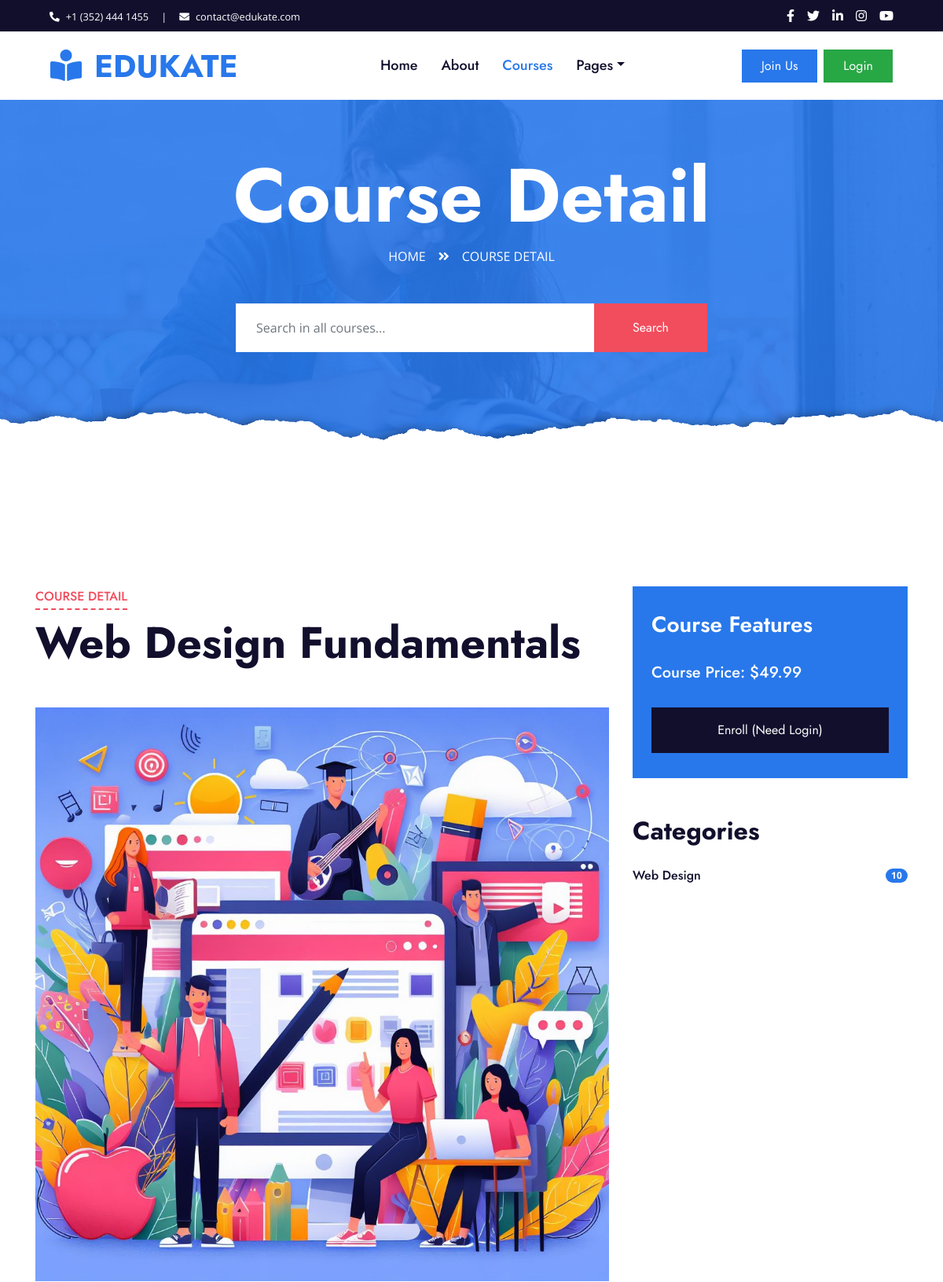
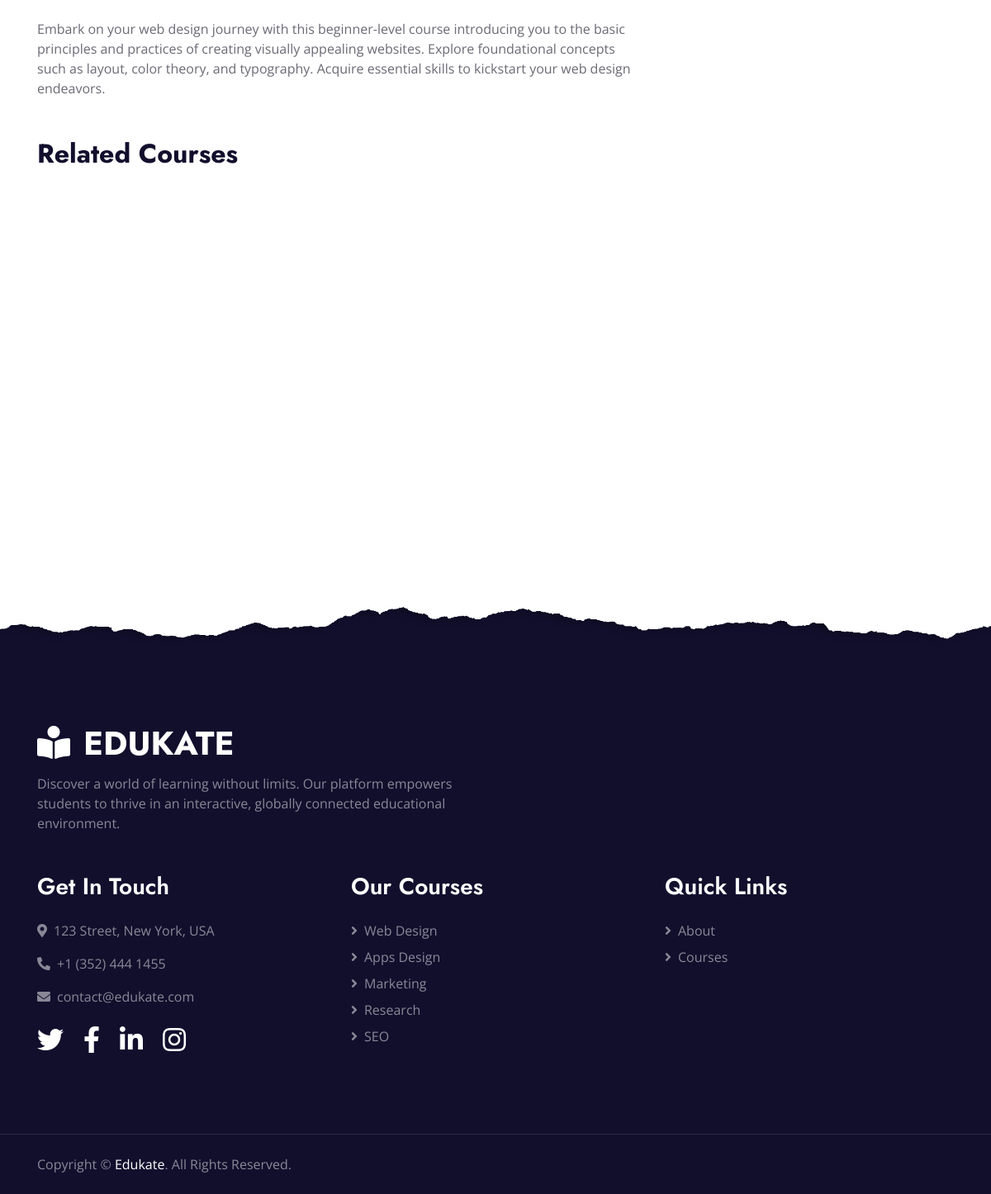
Screenshot of /detail.php?id=1 with the database file from the repository (2 pictures, top to bottom).
### tables this page shows
CREATE TABLE IF NOT EXISTS Courses
(
    course_id     INT AUTO_INCREMENT PRIMARY KEY,
    title         VARCHAR(255) NOT NULL,
    description   TEXT,
    instructor_id INT,
    category_id   INT,
    level         ENUM('Beginner', 'Intermediate', 'Advanced'),
    photo_address VARCHAR(255),
    rating        DECIMAL(3, 2),
    lessons_count INT,
    duration_hour INT,
    language      VARCHAR(50),
    price         DECIMAL(10, 2),
    FOREIGN KEY (instructor_id) REFERENCES Instructors (instructor_id),
    FOREIGN KEY (category_id) REFERENCES Categories (category_id)
);

### detail.php (the view, shortened to what this page needs)
<!DOCTYPE html>
<html lang="en">
<head>
    <link href="https://cdnjs.cloudflare.com/ajax/libs/font-awesome/5.10.0/css/all.min.css" rel="stylesheet">
    <link href="lib/owlcarousel/assets/owl.carousel.min.css" rel="stylesheet">
    <link href="css/style.css" rel="stylesheet">
</head>
<body>
<?php
$servername = "localhost";
$username = "root";
$password = "";
$database = "edukate";
try {
    $conn = new mysqli($servername, $username, $password, $database);
    $selectedCourseId = $_GET['id'];
    $thisUserID = "0";
    $sql = "SELECT Courses.*, Instructors.user_id AS instructor_user_id, Users.full_name AS instructor_name
            FROM Courses
            INNER JOIN Instructors ON Courses.instructor_id = Instructors.instructor_id
            INNER JOIN Users ON Instructors.user_id = Users.user_id
            WHERE Courses.course_id = $selectedCourseId";
    $result = mysqli_query($conn, $sql);
    if ($result && mysqli_num_rows($result) > 0) {
        $courseData = mysqli_fetch_assoc($result);
        $courseTitle = $courseData['title'];
        $courseDescription = $courseData['description'];
        $price = $courseData['price'];
        $photoAddress = $courseData['photo_address'];
        $courseCategory = $courseData['category_id'];
        $sql = "SELECT c.*, COALESCE(e.number_of_students, 0) AS number_of_students
                FROM Courses c
                LEFT JOIN (
                    SELECT course_id, COUNT(DISTINCT user_id) AS number_of_students
                    FROM Enrollments
                    GROUP BY course_id
                ) e ON c.course_id = e.course_id
                WHERE c.category_id = $courseCategory AND c.course_id != $selectedCourseId;";
        $similarCourses = mysqli_query($conn, $sql);
    }
    $sql = "SELECT course_id FROM Enrollments
            WHERE course_id = $selectedCourseId AND user_id = $thisUserID;";
    $userEnrolled = mysqli_query($conn, $sql);
} catch (PDOException $e) {
    echo "Error: " . $e->getMessage();
}
?>
<div class="container-fluid bg-dark">
    <div class="row py-2 px-lg-5">
        <div class="col-lg-6 text-center text-lg-left mb-2 mb-lg-0">
            <div class="d-inline-flex align-items-center text-white">
                <small><i class="fa fa-phone-alt mr-2"></i>+1 (352) 444 1455</small>
                <small class="px-3">|</small>
                <small><i class="fa fa-envelope mr-2"></i>contact@edukate.com</small>
            </div>
        </div>
        <div class="col-lg-6 text-center text-lg-right">
            <div class="d-inline-flex align-items-center">
                <a class="text-white px-2" href="https://www.facebook.com/edukates/">
                    <i class="fab fa-facebook-f"></i>
                </a>
                <a class="text-white px-2" href="https://twitter.com/edukates">
                    <i class="fab fa-twitter"></i>
                </a>
                <a class="text-white px-2" href="https://www.linkedin.com/in/edukates/">
                    <i class="fab fa-linkedin-in"></i>
                </a>
                <a class="text-white px-2" href="https://www.instagram.com/edukates">
                    <i class="fab fa-instagram"></i>
                </a>
                <a class="text-white pl-2" href="https://youtube.com/edukates">
                    <i class="fab fa-youtube"></i>
                </a>
            </div>
        </div>
    </div>
</div>
<div class="container-fluid p-0">
    <nav class="navbar navbar-expand-lg bg-white navbar-light py-3 py-lg-0 px-lg-5">
        <a href="index.php" class="navbar-brand ml-lg-3">
            <h1 class="m-0 text-uppercase text-primary"><i class="fa fa-book-reader mr-3"></i>Edukate</h1>
        </a>
        <div class="collapse navbar-collapse justify-content-between px-lg-3" id="navbarCollapse">
            <div class="navbar-nav mx-auto py-0">
                <a href="index.php" class="nav-item nav-link">Home</a>
                <a href="about.php" class="nav-item nav-link">About</a>
                <a href="course.php" class="nav-item nav-link active">Courses</a>
                <div class="nav-item dropdown">
                    <a href="#" class="nav-link dropdown-toggle" data-toggle="dropdown">Pages</a>
                </div>
            </div>
            <?php
            if (isset($_SESSION['username'])) {
                echo '<span class="navbar-text mx-3">Welcome, ' . $_SESSION['username'] . '!</span>';
                echo '<a href="logout.php" class="btn btn-danger py-2 px-4 d-none d-lg-inline-block">Logout</a>';
            } else {
                echo '<a href="index.php#signup-section" class="btn btn-primary py-2 px-4 mr-2 d-none d-lg-inline-block">Join Us</a>';
                echo '<a href="index.php#login-section" class="btn btn-success py-2 px-4 d-none d-lg-inline-block">Login</a>';
            }
            ?>
        </div>
    </nav>
</div>
<div class="jumbotron jumbotron-fluid page-header position-relative overlay-bottom" style="margin-bottom: 90px;">
    <div class="container text-center">
        <h1 class="text-white display-1">Course Detail</h1>
        <div class="d-inline-flex text-white mb-5">
            <p class="m-0 text-uppercase"><a class="text-white" href="index.php">Home</a></p>
            <i class="fa fa-angle-double-right pt-1 px-3"></i>
            <p class="m-0 text-uppercase">Course Detail</p>
        </div>
        <div class="mx-auto mb-5" style="width: 100%; max-width: 600px;">
            <form action="search.php" method="post" class="input-group">
                <input type="text" name="search_text" class="form-control border-light" style="padding: 30px 25px;"
                       placeholder="Search in all courses..." required>
                <div class="input-group-append">
                    <button type="submit" class="btn btn-secondary px-4 px-lg-5">Search</button>
                </div>
            </form>
        </div>
    </div>
</div>
<div class="container-fluid py-5">
    <div class="container py-5">
        <div class="row">
            <div class="col-lg-8">
                <div class="mb-5">
                    <div class="section-title position-relative mb-5">
                        <h6 class="d-inline-block position-relative text-secondary text-uppercase pb-2">Course Detail</h6>
                        <h1 class="display-4"><?php echo $courseTitle; ?></h1>
                    </div>
                    <img class="img-fluid rounded w-100 mb-4" src="img/<?php echo $photoAddress; ?>" alt="Image">
                    <p><?php echo $courseDescription; ?></p>
                </div>
                <h2 class="mb-3">Related Courses</h2>
                <div class="owl-carousel related-carousel position-relative" style="padding: 0 30px;">
                    <?php foreach ($similarCourses as $course): ?>
                        <a class="courses-list-item position-relative d-block overflow-hidden mb-2"
                           href="detail.php?id=<?php echo $course['course_id']; ?>">
                            <img class="img-fluid" src="./img/<?php echo $course['photo_address']; ?>" alt="">
                            <div class="courses-text">
                                <h4 class="text-center text-white px-3"><?php echo $course['title']; ?></h4>
                                <div class="border-top w-100 mt-3">
                                    <div class="d-flex justify-content-between p-4">
                                        <span class="text-white"><i
                                                    class="fa fa-user mr-2"></i><?php echo $course['number_of_students']; ?></span>
                                        <span class="text-white"><i
                                                    class="fa fa-star mr-2"></i><small></small></span>
                                    </div>
                                </div>
                            </div>
                        </a>
                    <?php endforeach; ?>
                </div>
            </div>
            <div class="col-lg-4 mt-5 mt-lg-0">
                <div class="bg-primary mb-5 py-3">
                    <h3 class="text-white py-3 px-4 m-0">Course Features</h3>
                    <h5 class="text-white py-3 px-4 m-0">Course Price: $<?php echo $price; ?></h5>
                    <?php
                    if ($thisUserID != "0") {
                        if ($userEnrolled && mysqli_num_rows($userEnrolled) > 0) {
                            echo '<div class="py-3 px-4">
                                <div class="btn btn-block btn-success py-3 px-5">Already Enrolled</div>
                              </div>';
                        } else {
                            echo '<div class="py-3 px-4">
                                <a class="btn btn-block btn-secondary py-3 px-5"
                                   href="detail.php?id=' . $selectedCourseId . '&act=true">Enroll Now</a>
                              </div>';
                        }
                    } else {
                        echo '<div class="py-3 px-4">
                                <a class="btn btn-block btn-dark py-3 px-5" href="index.php#login-section">Enroll (Need Login)</a>
                              </div>';
                    }
                    ?>
                </div>
                <div class="mb-5">
                    <h2 class="mb-3">Categories</h2>
                    <ul class="list-group list-group-flush">
                        <li class="list-group-item d-flex justify-content-between align-items-center px-0">
                            <a href="course.php?category=1" class="text-decoration-none h6 m-0">Web Design</a>
                            <span class="badge badge-primary badge-pill">10</span>
                        </li>
                    </ul>
                </div>
            </div>
        </div>
    </div>
</div>
<div class="container-fluid position-relative overlay-top bg-dark text-white-50 py-5" style="margin-top: 90px;">
    <div class="container mt-5 pt-5">
        <div class="row">
            <div class="col-md-6 mb-5">
                <a href="index.php" class="navbar-brand">
                    <h1 class="mt-n2 text-uppercase text-white"><i class="fa fa-book-reader mr-3"></i>Edukate</h1>
                </a>
                <p class="m-0">Discover a world of learning without limits. Our platform empowers students to thrive in
                    an interactive, globally connected educational environment.</p>
            </div>
        </div>
        <div class="row">
            <div class="col-md-4 mb-5">
                <h3 class="text-white mb-4">Get In Touch</h3>
                <p><i class="fa fa-map-marker-alt mr-2"></i>123 Street, New York, USA</p>
                <p><i class="fa fa-phone-alt mr-2"></i>+1 (352) 444 1455</p>
                <p><i class="fa fa-envelope mr-2"></i>contact@edukate.com</p>
                <div class="d-flex justify-content-start mt-4">
                    <a class="text-white mr-4" href="https://twitter.com/edukates"><i class="fab fa-2x fa-twitter"></i></a>
                    <a class="text-white mr-4" href="https://www.facebook.com/edukates/"><i
                                class="fab fa-2x fa-facebook-f"></i></a>
                    <a class="text-white mr-4" href="https://www.linkedin.com/in/edukates/"><i
                                class="fab fa-2x fa-linkedin-in"></i></a>
                    <a class="text-white" href="https://www.instagram.com/edukates"><i
                                class="fab fa-2x fa-instagram"></i></a>
                </div>
            </div>
            <div class="col-md-4 mb-5">
                <h3 class="text-white mb-4">Our Courses</h3>
                <div class="d-flex flex-column justify-content-start">
                    <a class="text-white-50 mb-2" href="course.php?category=1"><i class="fa fa-angle-right mr-2"></i>Web
                        Design</a>
                    <a class="text-white-50 mb-2" href="course.php?category=2"><i class="fa fa-angle-right mr-2"></i>Apps
                        Design</a>
                    <a class="text-white-50 mb-2" href="course.php?category=3"><i class="fa fa-angle-right mr-2"></i>Marketing</a>
                    <a class="text-white-50 mb-2" href="course.php?category=4"><i class="fa fa-angle-right mr-2"></i>Research</a>
                    <a class="text-white-50" href="course.php?category=5"><i class="fa fa-angle-right mr-2"></i>SEO</a>
                </div>
            </div>
            <div class="col-md-4 mb-5">
                <h3 class="text-white mb-4">Quick Links</h3>
                <div class="d-flex flex-column justify-content-start">
                    <a class="text-white-50 mb-2" href="about.php"><i class="fa fa-angle-right mr-2"></i>About</a>
                    <a class="text-white-50 mb-2" href="course.php"><i class="fa fa-angle-right mr-2"></i>Courses</a>
                </div>
            </div>
        </div>
    </div>
</div>
<div class="container-fluid bg-dark text-white-50 border-top py-4"
     style="border-color: rgba(256, 256, 256, .1) !important;">
    <div class="container">
        <div class="row">
            <div class="col-md-6 text-center text-md-left mb-3 mb-md-0">
                <p class="m-0">Copyright &copy; <a class="text-white" href="#">Edukate</a>. All Rights Reserved.
                </p>
            </div>
        </div>
    </div>
</div>
</body>
</html>

### rows the page displays
courses: title "Web Design Fundamentals", photo_address (picture), description "Embark on your web design journey with this beginner-level course introducing you to the basic principles and practices of creating visually appealing websites. Explore foundational concepts such as layout, color theory, and typography. Acquire essential skills to kickstart your web design endeavors.", price "49.99"
courses: photo_address (picture)
courses: photo_address (picture)
